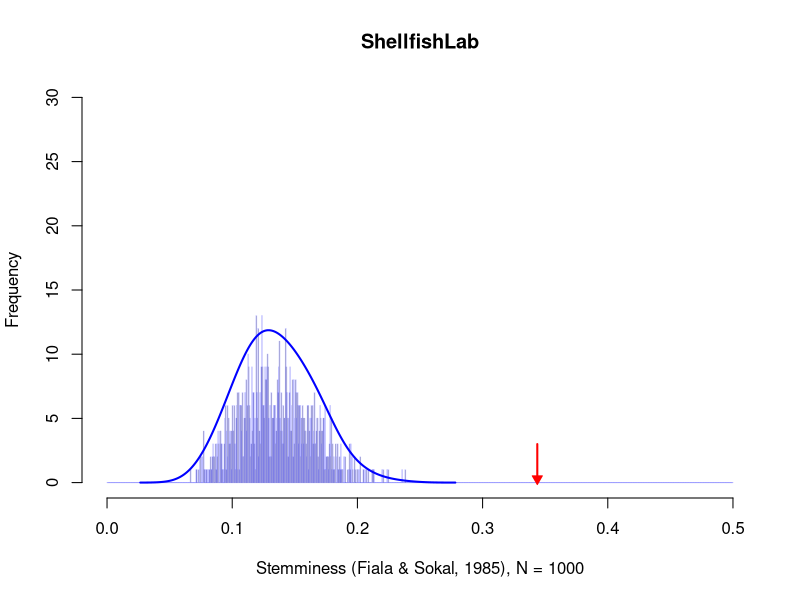

This chart was generated by the following R code:
treestats <- read.table("treestats-jackknife.tsv",header=TRUE,sep="\t");
title <- 'Stemminess (Fiala & Sokal, 1985), N = 1000';

# Calculate min and max empirically
min <- 0;
max <- 0.5;

# binning in 1000 steps for 100 replicates appears to result in 
# no bins having more than ~70 trees in them
steps <- ( max - min ) / 1000;
breaks <- seq(from = min, to = max, by = steps );

# primers: F04R22, NF118Sr2b
# sites: BayfrontPark, BelleairBlvd, RyanCt, ShellfishLab
# NOTE: RyanCt has more taxa post than pre, so jackknifing should be inverted

mySite <- 'ShellfishLab';
myPrimer <- 'NF118Sr2b';

# this subset contains the 1000 jackknifed replicates, where the pre tree is
# randomly pruned to the same size as the post tree. 
reps <- subset(treestats, site == mySite & primer == myPrimer & replicate != 0);

# this gives the true value for the post tree
true <- subset(treestats, site == mySite & primer == myPrimer & replicate == 0);

# draws the histogram for the jackknifed replicates
hist(reps$fiala_stemminess, xlim=range(min,max), ylim=range(0,30), breaks = breaks, border = rgb(0,0,1,alpha=0.2), main = mySite, xlab = title);
lines(density(reps$fiala_stemminess, adjust=2), col="blue", lwd=2);

# places an arrow for the true value on the post tree
arrows(true$fiala_stemminess, 3, true$fiala_stemminess, 0.1, length = 0, code = 2, col = 'red', xpd = TRUE, lwd = 2);
points(true$fiala_stemminess, 0.3, pch = 25, col = 'red', bg = 'red');
